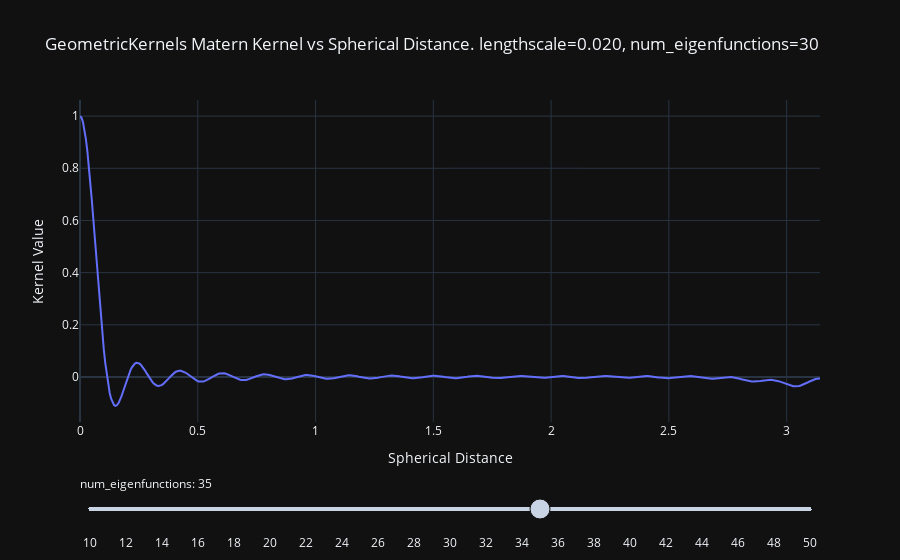

This figure's notebook cell:
### Code cell
nums_eigenfunctions = torch.arange(10, 51)

fig = go.Figure() 
LENGTHSCALE = 0.02

for num_eigenfunctions in nums_eigenfunctions:
    geometric_kernel = GeometricMaternKernel(space=SPACE, nu=NU, num_eigenfunctions=num_eigenfunctions.item())
    geometric_kernel.lengthscale = LENGTHSCALE
    k, d = compute_kernel_vs_spherical_distance(geometric_kernel, normalize=True)
    fig.add_trace(
        go.Scatter(
            visible=False,
            x=d, 
            y=k,
        )
    )

steps = []
for i, num_eigenfunctions in enumerate(nums_eigenfunctions):
    step = dict(
        method="update",
        args=[{"visible": [False] * len(nums_eigenfunctions)},
                {"title": f"Matern Kernel Value vs Spherical Distance. lengthscale={LENGTHSCALE:.3f}, num_eigenfunctions={num_eigenfunctions:d}"}],
        label=f"{num_eigenfunctions}"
    )
    step["args"][0]["visible"][i] = True
    steps.append(step)

fig.data[25].visible = True

sliders = [dict(
    active=25,
    currentvalue={"prefix": "num_eigenfunctions: "},
    pad={"t": 50},
    steps=steps
)]

fig.update_layout(
    sliders=sliders,
    title=f"GeometricKernels Matern Kernel vs Spherical Distance. lengthscale={LENGTHSCALE:.3f}, num_eigenfunctions=30",
    xaxis_title="Spherical Distance",
    yaxis_title="Kernel Value",
)

fig.show()

### Figure 1 — Plotly figure (JSON) as saved in the notebook; plotly's stock layout.template omitted (floating-point values rounded to 4 significant figures; data arrays with more than 128 entries replaced by an {"elided": "..."} marker saying what was removed)
{"data": [{"type": "scatter", "visible": false, "x": {"elided": "500 float values"}, "y": {"elided": "500 float values"}}, {"type": "scatter", "visible": false, "x": {"elided": "500 float values"}, "y": {"elided": "500 float values"}}, {"type": "scatter", "visible": false, "x": {"elided": "500 float values"}, "y": {"elided": "500 float values"}}, {"type": "scatter", "visible": false, "x": {"elided": "500 float values"}, "y": {"elided": "500 float values"}}, {"type": "scatter", "visible": false, "x": {"elided": "500 float values"}, "y": {"elided": "500 float values"}}, {"type": "scatter", "visible": false, "x": {"elided": "500 float values"}, "y": {"elided": "500 float values"}}, {"type": "scatter", "visible": false, "x": {"elided": "500 float values"}, "y": {"elided": "500 float values"}}, {"type": "scatter", "visible": false, "x": {"elided": "500 float values"}, "y": {"elided": "500 float values"}}, {"type": "scatter", "visible": false, "x": {"elided": "500 float values"}, "y": {"elided": "500 float values"}}, {"type": "scatter", "visible": false, "x": {"elided": "500 float values"}, "y": {"elided": "500 float values"}}, {"type": "scatter", "visible": false, "x": {"elided": "500 float values"}, "y": {"elided": "500 float values"}}, {"type": "scatter", "visible": false, "x": {"elided": "500 float values"}, "y": {"elided": "500 float values"}}, {"type": "scatter", "visible": false, "x": {"elided": "500 float values"}, "y": {"elided": "500 float values"}}, {"type": "scatter", "visible": false, "x": {"elided": "500 float values"}, "y": {"elided": "500 float values"}}, {"type": "scatter", "visible": false, "x": {"elided": "500 float values"}, "y": {"elided": "500 float values"}}, {"type": "scatter", "visible": false, "x": {"elided": "500 float values"}, "y": {"elided": "500 float values"}}, {"type": "scatter", "visible": false, "x": {"elided": "500 float values"}, "y": {"elided": "500 float values"}}, {"type": "scatter", "visible": false, "x": {"elided": "500 float values"}, "y": {"elided": "500 float values"}}, {"type": "scatter", "visible": false, "x": {"elided": "500 float values"}, "y": {"elided": "500 float values"}}, {"type": "scatter", "visible": false, "x": {"elided": "500 float values"}, "y": {"elided": "500 float values"}}, {"type": "scatter", "visible": false, "x": {"elided": "500 float values"}, "y": {"elided": "500 float values"}}, {"type": "scatter", "visible": false, "x": {"elided": "500 float values"}, "y": {"elided": "500 float values"}}, {"type": "scatter", "visible": false, "x": {"elided": "500 float values"}, "y": {"elided": "500 float values"}}, {"type": "scatter", "visible": false, "x": {"elided": "500 float values"}, "y": {"elided": "500 float values"}}, {"type": "scatter", "visible": false, "x": {"elided": "500 float values"}, "y": {"elided": "500 float values"}}, {"type": "scatter", "visible": true, "x": {"elided": "500 float values"}, "y": {"elided": "500 float values"}}, {"type": "scatter", "visible": false, "x": {"elided": "500 float values"}, "y": {"elided": "500 float values"}}, {"type": "scatter", "visible": false, "x": {"elided": "500 float values"}, "y": {"elided": "500 float values"}}, {"type": "scatter", "visible": false, "x": {"elided": "500 float values"}, "y": {"elided": "500 float values"}}, {"type": "scatter", "visible": false, "x": {"elided": "500 float values"}, "y": {"elided": "500 float values"}}, {"type": "scatter", "visible": false, "x": {"elided": "500 float values"}, "y": {"elided": "500 float values"}}, {"type": "scatter", "visible": false, "x": {"elided": "500 float values"}, "y": {"elided": "500 float values"}}, {"type": "scatter", "visible": false, "x": {"elided": "500 float values"}, "y": {"elided": "500 float values"}}, {"type": "scatter", "visible": false, "x": {"elided": "500 float values"}, "y": {"elided": "500 float values"}}, {"type": "scatter", "visible": false, "x": {"elided": "500 float values"}, "y": {"elided": "500 float values"}}, {"type": "scatter", "visible": false, "x": {"elided": "500 float values"}, "y": {"elided": "500 float values"}}, {"type": "scatter", "visible": false, "x": {"elided": "500 float values"}, "y": {"elided": "500 float values"}}, {"type": "scatter", "visible": false, "x": {"elided": "500 float values"}, "y": {"elided": "500 float values"}}, {"type": "scatter", "visible": false, "x": {"elided": "500 float values"}, "y": {"elided": "500 float values"}}, {"type": "scatter", "visible": false, "x": {"elided": "500 float values"}, "y": {"elided": "500 float values"}}, {"type": "scatter", "visible": false, "x": {"elided": "500 float values"}, "y": {"elided": "500 float values"}}], "layout": {"sliders": [{"active": 25, "currentvalue": {"prefix": "num_eigenfunctions: "}, "pad": {"t": 50}, "steps": [{"args": [{"visible": [true, false, false, false, false, false, false, false, false, false, false, false, false, false, false, false, false, false, false, false, false, false, false, false, false, false, false, false, false, false, false, false, false, false, false, false, false, false, false, false, false]}, {"title": "Matern Kernel Value vs Spherical Distance. lengthscale=0.020, num_eigenfunctions=10"}], "label": "10", "method": "update"}, {"args": [{"visible": [false, true, false, false, false, false, false, false, false, false, false, false, false, false, false, false, false, false, false, false, false, false, false, false, false, false, false, false, false, false, false, false, false, false, false, false, false, false, false, false, false]}, {"title": "Matern Kernel Value vs Spherical Distance. lengthscale=0.020, num_eigenfunctions=11"}], "label": "11", "method": "update"}, {"args": [{"visible": [false, false, true, false, false, false, false, false, false, false, false, false, false, false, false, false, false, false, false, false, false, false, false, false, false, false, false, false, false, false, false, false, false, false, false, false, false, false, false, false, false]}, {"title": "Matern Kernel Value vs Spherical Distance. lengthscale=0.020, num_eigenfunctions=12"}], "label": "12", "method": "update"}, {"args": [{"visible": [false, false, false, true, false, false, false, false, false, false, false, false, false, false, false, false, false, false, false, false, false, false, false, false, false, false, false, false, false, false, false, false, false, false, false, false, false, false, false, false, false]}, {"title": "Matern Kernel Value vs Spherical Distance. lengthscale=0.020, num_eigenfunctions=13"}], "label": "13", "method": "update"}, {"args": [{"visible": [false, false, false, false, true, false, false, false, false, false, false, false, false, false, false, false, false, false, false, false, false, false, false, false, false, false, false, false, false, false, false, false, false, false, false, false, false, false, false, false, false]}, {"title": "Matern Kernel Value vs Spherical Distance. lengthscale=0.020, num_eigenfunctions=14"}], "label": "14", "method": "update"}, {"args": [{"visible": [false, false, false, false, false, true, false, false, false, false, false, false, false, false, false, false, false, false, false, false, false, false, false, false, false, false, false, false, false, false, false, false, false, false, false, false, false, false, false, false, false]}, {"title": "Matern Kernel Value vs Spherical Distance. lengthscale=0.020, num_eigenfunctions=15"}], "label": "15", "method": "update"}, {"args": [{"visible": [false, false, false, false, false, false, true, false, false, false, false, false, false, false, false, false, false, false, false, false, false, false, false, false, false, false, false, false, false, false, false, false, false, false, false, false, false, false, false, false, false]}, {"title": "Matern Kernel Value vs Spherical Distance. lengthscale=0.020, num_eigenfunctions=16"}], "label": "16", "method": "update"}, {"args": [{"visible": [false, false, false, false, false, false, false, true, false, false, false, false, false, false, false, false, false, false, false, false, false, false, false, false, false, false, false, false, false, false, false, false, false, false, false, false, false, false, false, false, false]}, {"title": "Matern Kernel Value vs Spherical Distance. lengthscale=0.020, num_eigenfunctions=17"}], "label": "17", "method": "update"}, {"args": [{"visible": [false, false, false, false, false, false, false, false, true, false, false, false, false, false, false, false, false, false, false, false, false, false, false, false, false, false, false, false, false, false, false, false, false, false, false, false, false, false, false, false, false]}, {"title": "Matern Kernel Value vs Spherical Distance. lengthscale=0.020, num_eigenfunctions=18"}], "label": "18", "method": "update"}, {"args": [{"visible": [false, false, false, false, false, false, false, false, false, true, false, false, false, false, false, false, false, false, false, false, false, false, false, false, false, false, false, false, false, false, false, false, false, false, false, false, false, false, false, false, false]}, {"title": "Matern Kernel Value vs Spherical Distance. lengthscale=0.020, num_eigenfunctions=19"}], "label": "19", "method": "update"}, {"args": [{"visible": [false, false, false, false, false, false, false, false, false, false, true, false, false, false, false, false, false, false, false, false, false, false, false, false, false, false, false, false, false, false, false, false, false, false, false, false, false, false, false, false, false]}, {"title": "Matern Kernel Value vs Spherical Distance. lengthscale=0.020, num_eigenfunctions=20"}], "label": "20", "method": "update"}, {"args": [{"visible": [false, false, false, false, false, false, false, false, false, false, false, true, false, false, false, false, false, false, false, false, false, false, false, false, false, false, false, false, false, false, false, false, false, false, false, false, false, false, false, false, false]}, {"title": "Matern Kernel Value vs Spherical Distance. lengthscale=0.020, num_eigenfunctions=21"}], "label": "21", "method": "update"}, {"args": [{"visible": [false, false, false, false, false, false, false, false, false, false, false, false, true, false, false, false, false, false, false, false, false, false, false, false, false, false, false, false, false, false, false, false, false, false, false, false, false, false, false, false, false]}, {"title": "Matern Kernel Value vs Spherical Distance. lengthscale=0.020, num_eigenfunctions=22"}], "label": "22", "method": "update"}, {"args": [{"visible": [false, false, false, false, false, false, false, false, false, false, false, false, false, true, false, false, false, false, false, false, false, false, false, false, false, false, false, false, false, false, false, false, false, false, false, false, false, false, false, false, false]}, {"title": "Matern Kernel Value vs Spherical Distance. lengthscale=0.020, num_eigenfunctions=23"}], "label": "23", "method": "update"}, {"args": [{"visible": [false, false, false, false, false, false, false, false, false, false, false, false, false, false, true, false, false, false, false, false, false, false, false, false, false, false, false, false, false, false, false, false, false, false, false, false, false, false, false, false, false]}, {"title": "Matern Kernel Value vs Spherical Distance. lengthscale=0.020, num_eigenfunctions=24"}], "label": "24", "method": "update"}, {"args": [{"visible": [false, false, false, false, false, false, false, false, false, false, false, false, false, false, false, true, false, false, false, false, false, false, false, false, false, false, false, false, false, false, false, false, false, false, false, false, false, false, false, false, false]}, {"title": "Matern Kernel Value vs Spherical Distance. lengthscale=0.020, num_eigenfunctions=25"}], "label": "25", "method": "update"}, {"args": [{"visible": [false, false, false, false, false, false, false, false, false, false, false, false, false, false, false, false, true, false, false, false, false, false, false, false, false, false, false, false, false, false, false, false, false, false, false, false, false, false, false, false, false]}, {"title": "Matern Kernel Value vs Spherical Distance. lengthscale=0.020, num_eigenfunctions=26"}], "label": "26", "method": "update"}, {"args": [{"visible": [false, false, false, false, false, false, false, false, false, false, false, false, false, false, false, false, false, true, false, false, false, false, false, false, false, false, false, false, false, false, false, false, false, false, false, false, false, false, false, false, false]}, {"title": "Matern Kernel Value vs Spherical Distance. lengthscale=0.020, num_eigenfunctions=27"}], "label": "27", "method": "update"}, {"args": [{"visible": [false, false, false, false, false, false, false, false, false, false, false, false, false, false, false, false, false, false, true, false, false, false, false, false, false, false, false, false, false, false, false, false, false, false, false, false, false, false, false, false, false]}, {"title": "Matern Kernel Value vs Spherical Distance. lengthscale=0.020, num_eigenfunctions=28"}], "label": "28", "method": "update"}, {"args": [{"visible": [false, false, false, false, false, false, false, false, false, false, false, false, false, false, false, false, false, false, false, true, false, false, false, false, false, false, false, false, false, false, false, false, false, false, false, false, false, false, false, false, false]}, {"title": "Matern Kernel Value vs Spherical Distance. lengthscale=0.020, num_eigenfunctions=29"}], "label": "29", "method": "update"}, {"args": [{"visible": [false, false, false, false, false, false, false, false, false, false, false, false, false, false, false, false, false, false, false, false, true, false, false, false, false, false, false, false, false, false, false, false, false, false, false, false, false, false, false, false, false]}, {"title": "Matern Kernel Value vs Spherical Distance. lengthscale=0.020, num_eigenfunctions=30"}], "label": "30", "method": "update"}, {"args": [{"visible": [false, false, false, false, false, false, false, false, false, false, false, false, false, false, false, false, false, false, false, false, false, true, false, false, false, false, false, false, false, false, false, false, false, false, false, false, false, false, false, false, false]}, {"title": "Matern Kernel Value vs Spherical Distance. lengthscale=0.020, num_eigenfunctions=31"}], "label": "31", "method": "update"}, {"args": [{"visible": [false, false, false, false, false, false, false, false, false, false, false, false, false, false, false, false, false, false, false, false, false, false, true, false, false, false, false, false, false, false, false, false, false, false, false, false, false, false, false, false, false]}, {"title": "Matern Kernel Value vs Spherical Distance. lengthscale=0.020, num_eigenfunctions=32"}], "label": "32", "method": "update"}, {"args": [{"visible": [false, false, false, false, false, false, false, false, false, false, false, false, false, false, false, false, false, false, false, false, false, false, false, true, false, false, false, false, false, false, false, false, false, false, false, false, false, false, false, false, false]}, {"title": "Matern Kernel Value vs Spherical Distance. lengthscale=0.020, num_eigenfunctions=33"}], "label": "33", "method": "update"}, {"args": [{"visible": [false, false, false, false, false, false, false, false, false, false, false, false, false, false, false, false, false, false, false, false, false, false, false, false, true, false, false, false, false, false, false, false, false, false, false, false, false, false, false, false, false]}, {"title": "Matern Kernel Value vs Spherical Distance. lengthscale=0.020, num_eigenfunctions=34"}], "label": "34", "method": "update"}, {"args": [{"visible": [false, false, false, false, false, false, false, false, false, false, false, false, false, false, false, false, false, false, false, false, false, false, false, false, false, true, false, false, false, false, false, false, false, false, false, false, false, false, false, false, false]}, {"title": "Matern Kernel Value vs Spherical Distance. lengthscale=0.020, num_eigenfunctions=35"}], "label": "35", "method": "update"}, {"args": [{"visible": [false, false, false, false, false, false, false, false, false, false, false, false, false, false, false, false, false, false, false, false, false, false, false, false, false, false, true, false, false, false, false, false, false, false, false, false, false, false, false, false, false]}, {"title": "Matern Kernel Value vs Spherical Distance. lengthscale=0.020, num_eigenfunctions=36"}], "label": "36", "method": "update"}, {"args": [{"visible": [false, false, false, false, false, false, false, false, false, false, false, false, false, false, false, false, false, false, false, false, false, false, false, false, false, false, false, true, false, false, false, false, false, false, false, false, false, false, false, false, false]}, {"title": "Matern Kernel Value vs Spherical Distance. lengthscale=0.020, num_eigenfunctions=37"}], "label": "37", "method": "update"}, {"args": [{"visible": [false, false, false, false, false, false, false, false, false, false, false, false, false, false, false, false, false, false, false, false, false, false, false, false, false, false, false, false, true, false, false, false, false, false, false, false, false, false, false, false, false]}, {"title": "Matern Kernel Value vs Spherical Distance. lengthscale=0.020, num_eigenfunctions=38"}], "label": "38", "method": "update"}, {"args": [{"visible": [false, false, false, false, false, false, false, false, false, false, false, false, false, false, false, false, false, false, false, false, false, false, false, false, false, false, false, false, false, true, false, false, false, false, false, false, false, false, false, false, false]}, {"title": "Matern Kernel Value vs Spherical Distance. lengthscale=0.020, num_eigenfunctions=39"}], "label": "39", "method": "update"}, {"args": [{"visible": [false, false, false, false, false, false, false, false, false, false, false, false, false, false, false, false, false, false, false, false, false, false, false, false, false, false, false, false, false, false, true, false, false, false, false, false, false, false, false, false, false]}, {"title": "Matern Kernel Value vs Spherical Distance. lengthscale=0.020, num_eigenfunctions=40"}], "label": "40", "method": "update"}, {"args": [{"visible": [false, false, false, false, false, false, false, false, false, false, false, false, false, false, false, false, false, false, false, false, false, false, false, false, false, false, false, false, false, false, false, true, false, false, false, false, false, false, false, false, false]}, {"title": "Matern Kernel Value vs Spherical Distance. lengthscale=0.020, num_eigenfunctions=41"}], "label": "41", "method": "update"}, {"args": [{"visible": [false, false, false, false, false, false, false, false, false, false, false, false, false, false, false, false, false, false, false, false, false, false, false, false, false, false, false, false, false, false, false, false, true, false, false, false, false, false, false, false, false]}, {"title": "Matern Kernel Value vs Spherical Distance. lengthscale=0.020, num_eigenfunctions=42"}], "label": "42", "method": "update"}, {"args": [{"visible": [false, false, false, false, false, false, false, false, false, false, false, false, false, false, false, false, false, false, false, false, false, false, false, false, false, false, false, false, false, false, false, false, false, true, false, false, false, false, false, false, false]}, {"title": "Matern Kernel Value vs Spherical Distance. lengthscale=0.020, num_eigenfunctions=43"}], "label": "43", "method": "update"}, {"args": [{"visible": [false, false, false, false, false, false, false, false, false, false, false, false, false, false, false, false, false, false, false, false, false, false, false, false, false, false, false, false, false, false, false, false, false, false, true, false, false, false, false, false, false]}, {"title": "Matern Kernel Value vs Spherical Distance. lengthscale=0.020, num_eigenfunctions=44"}], "label": "44", "method": "update"}, {"args": [{"visible": [false, false, false, false, false, false, false, false, false, false, false, false, false, false, false, false, false, false, false, false, false, false, false, false, false, false, false, false, false, false, false, false, false, false, false, true, false, false, false, false, false]}, {"title": "Matern Kernel Value vs Spherical Distance. lengthscale=0.020, num_eigenfunctions=45"}], "label": "45", "method": "update"}, {"args": [{"visible": [false, false, false, false, false, false, false, false, false, false, false, false, false, false, false, false, false, false, false, false, false, false, false, false, false, false, false, false, false, false, false, false, false, false, false, false, true, false, false, false, false]}, {"title": "Matern Kernel Value vs Spherical Distance. lengthscale=0.020, num_eigenfunctions=46"}], "label": "46", "method": "update"}, {"args": [{"visible": [false, false, false, false, false, false, false, false, false, false, false, false, false, false, false, false, false, false, false, false, false, false, false, false, false, false, false, false, false, false, false, false, false, false, false, false, false, true, false, false, false]}, {"title": "Matern Kernel Value vs Spherical Distance. lengthscale=0.020, num_eigenfunctions=47"}], "label": "47", "method": "update"}, {"args": [{"visible": [false, false, false, false, false, false, false, false, false, false, false, false, false, false, false, false, false, false, false, false, false, false, false, false, false, false, false, false, false, false, false, false, false, false, false, false, false, false, true, false, false]}, {"title": "Matern Kernel Value vs Spherical Distance. lengthscale=0.020, num_eigenfunctions=48"}], "label": "48", "method": "update"}, {"args": [{"visible": [false, false, false, false, false, false, false, false, false, false, false, false, false, false, false, false, false, false, false, false, false, false, false, false, false, false, false, false, false, false, false, false, false, false, false, false, false, false, false, true, false]}, {"title": "Matern Kernel Value vs Spherical Distance. lengthscale=0.020, num_eigenfunctions=49"}], "label": "49", "method": "update"}, {"args": [{"visible": [false, false, false, false, false, false, false, false, false, false, false, false, false, false, false, false, false, false, false, false, false, false, false, false, false, false, false, false, false, false, false, false, false, false, false, false, false, false, false, false, true]}, {"title": "Matern Kernel Value vs Spherical Distance. lengthscale=0.020, num_eigenfunctions=50"}], "label": "50", "method": "update"}]}], "title": {"text": "GeometricKernels Matern Kernel vs Spherical Distance. lengthscale=0.020, num_eigenfunctions=30"}, "xaxis": {"title": {"text": "Spherical Distance"}}, "yaxis": {"title": {"text": "Kernel Value"}}}}
